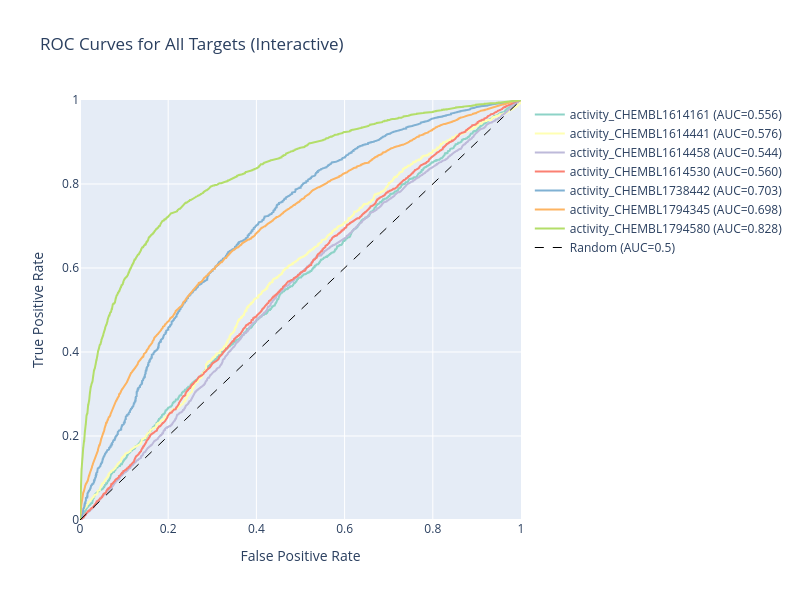

Here is the notebook cell this chart was saved with:
### Markdown cell above
## Interactive ROC Curves with Plotly (if available)

### Code cell
# Create interactive ROC curves (only if Plotly is available)
if PLOTLY_AVAILABLE:
    fig = go.Figure()
    
    colors = px.colors.qualitative.Set3
    
    for i, (target_name, metrics) in enumerate(target_metrics.items()):
        fig.add_trace(
            go.Scatter(
                x=metrics['fpr'],
                y=metrics['tpr'],
                mode='lines',
                name=f'{target_name} (AUC={metrics["roc_auc"]:.3f})',
                line=dict(color=colors[i % len(colors)], width=2),
                hovertemplate=f'<b>{target_name}</b><br>'
                            f'FPR: %{{x:.3f}}<br>'
                            f'TPR: %{{y:.3f}}<br>'
                            f'AUC: {metrics["roc_auc"]:.3f}<br>'
                            f'<extra></extra>'
            )
        )
    
    # Add diagonal line
    fig.add_trace(
        go.Scatter(
            x=[0, 1],
            y=[0, 1],
            mode='lines',
            name='Random (AUC=0.5)',
            line=dict(color='black', width=1, dash='dash'),
            showlegend=True
        )
    )
    
    fig.update_layout(
        title='ROC Curves for All Targets (Interactive)',
        xaxis_title='False Positive Rate',
        yaxis_title='True Positive Rate',
        xaxis=dict(range=[0, 1]),
        yaxis=dict(range=[0, 1]),
        width=800,
        height=600,
        hovermode='closest'
    )
    
    fig.show()
else:
    print("Plotly not available. Using matplotlib ROC curves above.")
    
    # Create an additional detailed ROC plot with matplotlib
    fig, axes = plt.subplots(2, 4, figsize=(16, 8))
    axes = axes.flatten()
    
    for i, (target_name, metrics) in enumerate(target_metrics.items()):
        if i >= len(axes):
            break
            
        ax = axes[i]
        ax.plot(metrics['fpr'], metrics['tpr'], 'b-', lw=2, label=f'AUC = {metrics["roc_auc"]:.3f}')
        ax.plot([0, 1], [0, 1], 'k--', lw=1)
        ax.set_xlim([0.0, 1.0])
        ax.set_ylim([0.0, 1.05])
        ax.set_xlabel('False Positive Rate')
        ax.set_ylabel('True Positive Rate')
        ax.set_title(f'{target_name}')
        ax.legend()
        ax.grid(True, alpha=0.3)
    
    # Hide unused subplots
    for i in range(len(target_metrics), len(axes)):
        axes[i].set_visible(False)
    
    plt.tight_layout()
    plt.show()

### Figure 1 — Plotly figure (JSON) as saved in the notebook; plotly's stock layout.template omitted (floating-point values rounded to 4 significant figures; data arrays with more than 128 entries replaced by an {"elided": "..."} marker saying what was removed)
{"data": [{"hovertemplate": "<b>activity_CHEMBL1614161</b><br>FPR: %{x:.3f}<br>TPR: %{y:.3f}<br>AUC: 0.556<br><extra></extra>", "line": {"color": "rgb(141,211,199)", "width": 2}, "mode": "lines", "name": "activity_CHEMBL1614161 (AUC=0.556)", "type": "scatter", "x": {"elided": "2196 float values"}, "y": {"elided": "2196 float values"}}, {"hovertemplate": "<b>activity_CHEMBL1614441</b><br>FPR: %{x:.3f}<br>TPR: %{y:.3f}<br>AUC: 0.576<br><extra></extra>", "line": {"color": "rgb(255,255,179)", "width": 2}, "mode": "lines", "name": "activity_CHEMBL1614441 (AUC=0.576)", "type": "scatter", "x": {"elided": "1679 float values"}, "y": {"elided": "1679 float values"}}, {"hovertemplate": "<b>activity_CHEMBL1614458</b><br>FPR: %{x:.3f}<br>TPR: %{y:.3f}<br>AUC: 0.544<br><extra></extra>", "line": {"color": "rgb(190,186,218)", "width": 2}, "mode": "lines", "name": "activity_CHEMBL1614458 (AUC=0.544)", "type": "scatter", "x": {"elided": "3820 float values"}, "y": {"elided": "3820 float values"}}, {"hovertemplate": "<b>activity_CHEMBL1614530</b><br>FPR: %{x:.3f}<br>TPR: %{y:.3f}<br>AUC: 0.560<br><extra></extra>", "line": {"color": "rgb(251,128,114)", "width": 2}, "mode": "lines", "name": "activity_CHEMBL1614530 (AUC=0.560)", "type": "scatter", "x": {"elided": "3462 float values"}, "y": {"elided": "3462 float values"}}, {"hovertemplate": "<b>activity_CHEMBL1738442</b><br>FPR: %{x:.3f}<br>TPR: %{y:.3f}<br>AUC: 0.703<br><extra></extra>", "line": {"color": "rgb(128,177,211)", "width": 2}, "mode": "lines", "name": "activity_CHEMBL1738442 (AUC=0.703)", "type": "scatter", "x": {"elided": "2283 float values"}, "y": {"elided": "2283 float values"}}, {"hovertemplate": "<b>activity_CHEMBL1794345</b><br>FPR: %{x:.3f}<br>TPR: %{y:.3f}<br>AUC: 0.698<br><extra></extra>", "line": {"color": "rgb(253,180,98)", "width": 2}, "mode": "lines", "name": "activity_CHEMBL1794345 (AUC=0.698)", "type": "scatter", "x": {"elided": "4284 float values"}, "y": {"elided": "4284 float values"}}, {"hovertemplate": "<b>activity_CHEMBL1794580</b><br>FPR: %{x:.3f}<br>TPR: %{y:.3f}<br>AUC: 0.828<br><extra></extra>", "line": {"color": "rgb(179,222,105)", "width": 2}, "mode": "lines", "name": "activity_CHEMBL1794580 (AUC=0.828)", "type": "scatter", "x": {"elided": "2646 float values"}, "y": {"elided": "2646 float values"}}, {"line": {"color": "black", "dash": "dash", "width": 1}, "mode": "lines", "name": "Random (AUC=0.5)", "showlegend": true, "type": "scatter", "x": [0, 1], "y": [0, 1]}], "layout": {"height": 600, "hovermode": "closest", "title": {"text": "ROC Curves for All Targets (Interactive)"}, "width": 800, "xaxis": {"range": [0, 1], "title": {"text": "False Positive Rate"}}, "yaxis": {"range": [0, 1], "title": {"text": "True Positive Rate"}}}}
